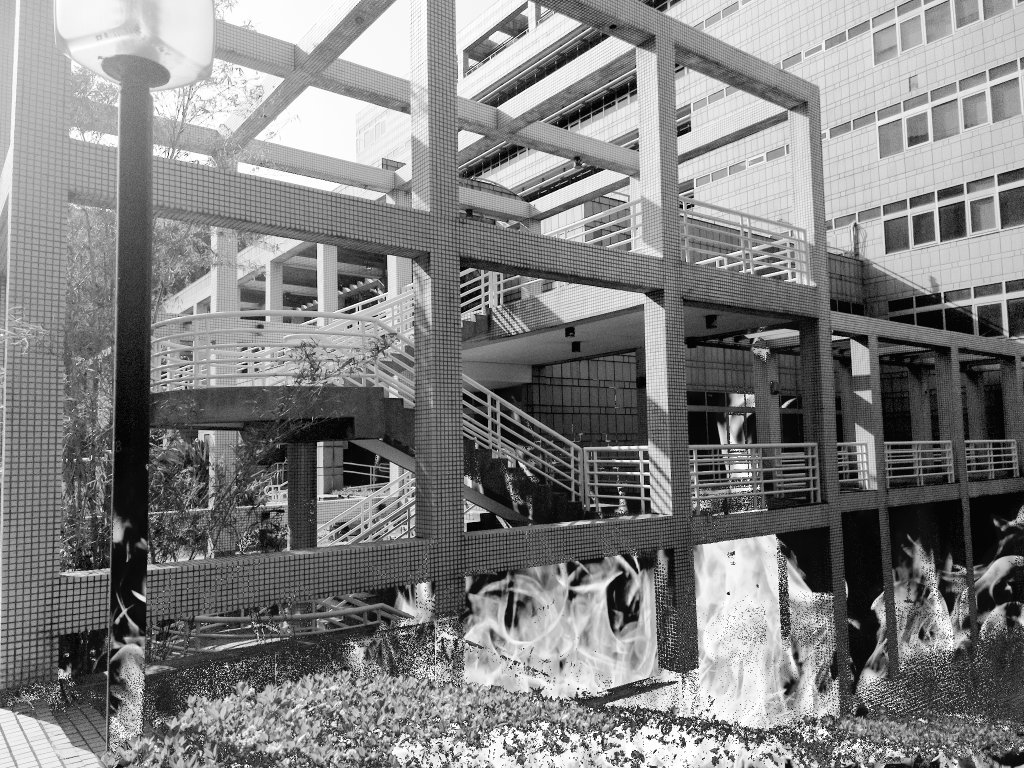
#> input picture Homeworks/HW2/Q2_GIMP/eqimage.png, 2048 x 1536 px, given in place of Q1_dark_2.tif, which was not available (shown at 1/2 size)
$ python q4_creative.py
#> lines starting #> are read from the running program, lines starting #| are printed output that depends on the picture; after the words box and inside, x2 and y2 are one past the last pixel; in counts of white or black regions, pixels touching at a corner belong together; pictures that were not available may be replaced by others from this repository, and a replacement may not be noted
import cv2
import numpy as np
import matplotlib.pyplot as plt

# 1. Configuration
OUTPUT_DIR = "../Q4_Creative_Edit"
PATH_IMAGE = "../Q1_Base_Images/Q1_dark_2.tif"
PATH_NEW = "../Q4_Creative_Edit/fire.jpg"

def apply_power_law(image, gamma):
    """Applies power-law transformation to correct contrast."""
    img_normalized = image / 255.0
    img_transformed = np.power(img_normalized, gamma)
    return np.clip(img_transformed * 255, 0, 255).astype(np.uint8)

# 2. Load images
img_ori = cv2.imread(PATH_IMAGE)
#> img_ori is the input picture: shape (1536, 2048, 3); min 5, max 255, mean 128.8
img_new = cv2.imread(PATH_NEW)
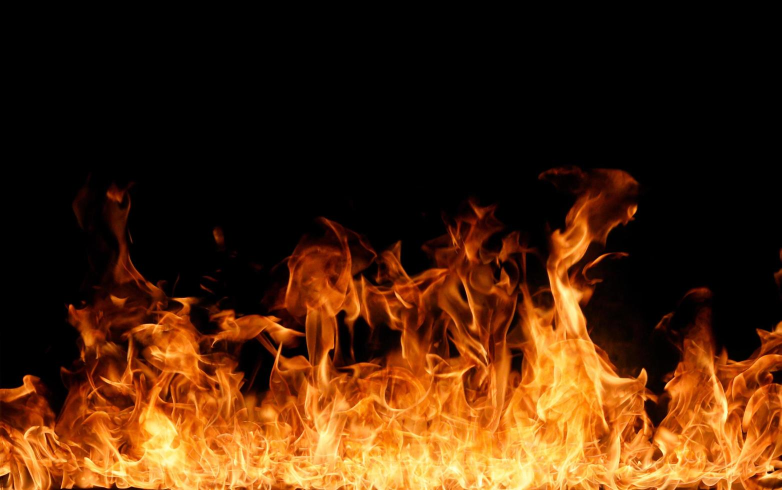
#> input picture Homeworks/HW1/Q4_Creative_Edit/fire.jpg, 1563 x 980 px (shown at 1/2 size)
#> img_new is the input picture: shape (980, 1563, 3); mean B, G, R 11.4, 38.1, 73

if img_ori is None or img_new is None:
    raise FileNotFoundError("Check your image paths! Make sure both foreground and background exist.")

# Resize fire background to match foreground
h, w = img_ori.shape[:2]
#> h = 1536; w = 2048
img_fitnew = cv2.resize(img_new, (w, h))
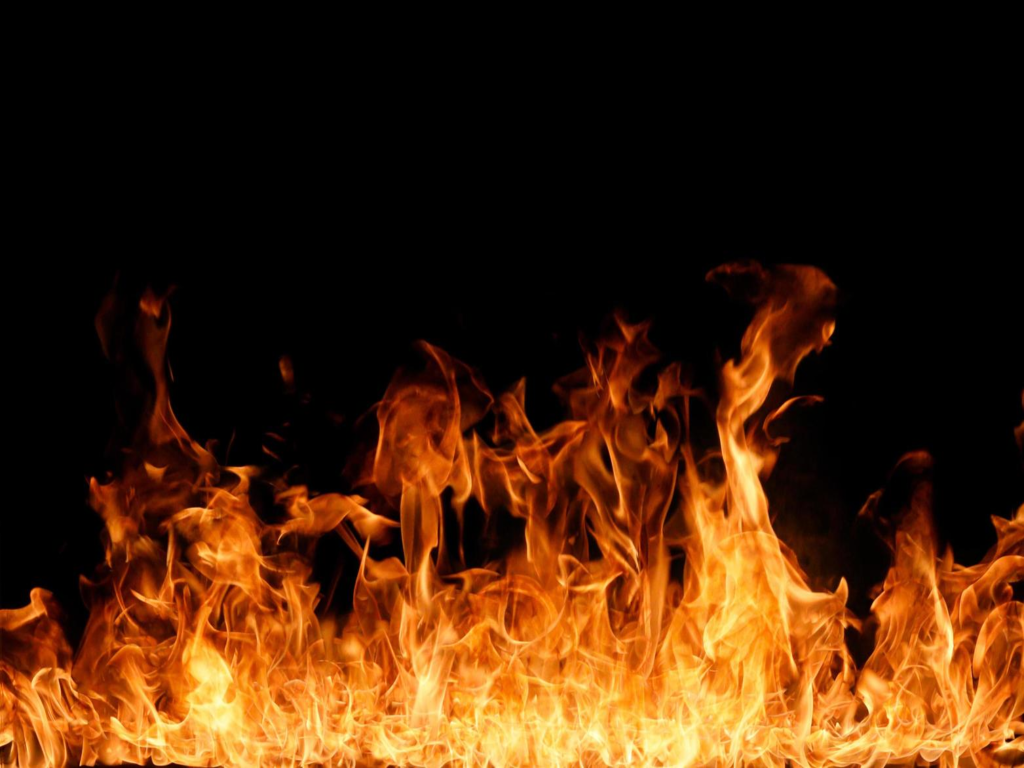
#> img_fitnew: shape (1536, 2048, 3) (shown at 1/2 size); mean B, G, R 11.3, 38.1, 73

# 3. Apply Power-Law to fix the dark image (Gamma < 1 brightens it)
img_fixed = apply_power_law(img_ori, gamma=0.4)

# 4. Create the Mask from the FIXED image
gray_fixed = cv2.cvtColor(img_fixed, cv2.COLOR_BGR2GRAY)

# Because the image is now brighter, we raise the threshold to ~80 to catch the shadows
_, mask_bright = cv2.threshold(gray_fixed, 80, 255, cv2.THRESH_BINARY)
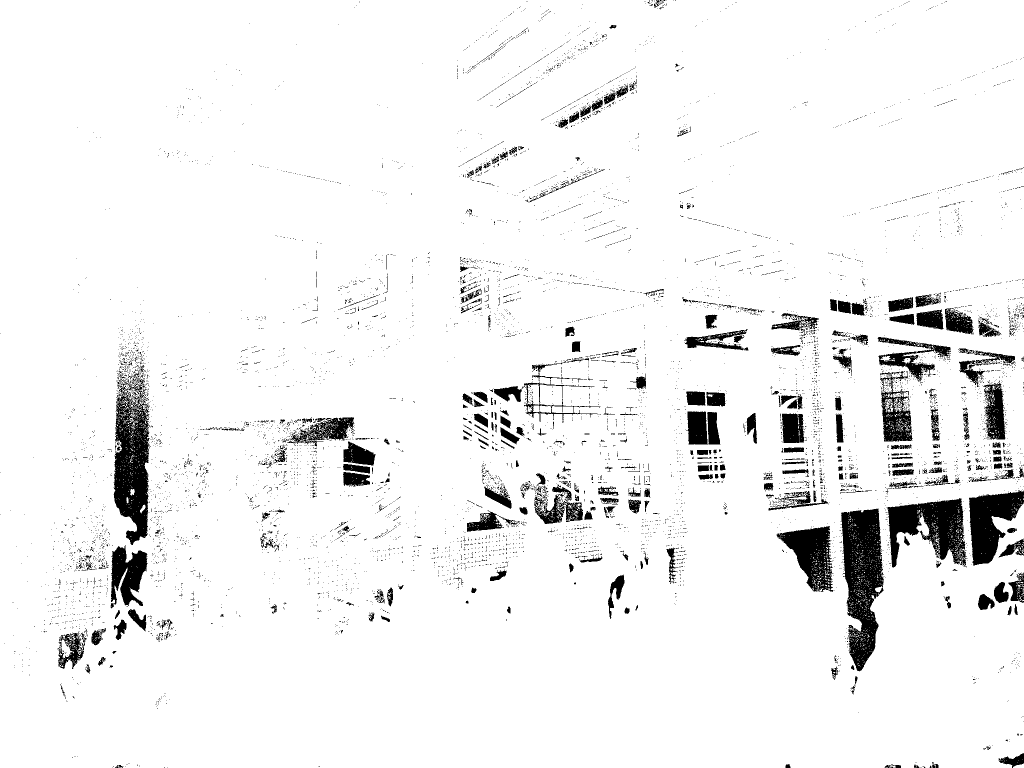
#> mask_bright: shape (1536, 2048) (shown at 1/2 size); 94.3% white; 8178 black regions (7797 under 20 px), largest, box (x1, y1, x2, y2) and area: (1681, 1017, 1768, 1343) 17694, (227, 730, 302, 1090) 15680, (1774, 996, 1935, 1135) 11982
mask_dark = cv2.bitwise_not(mask_bright)
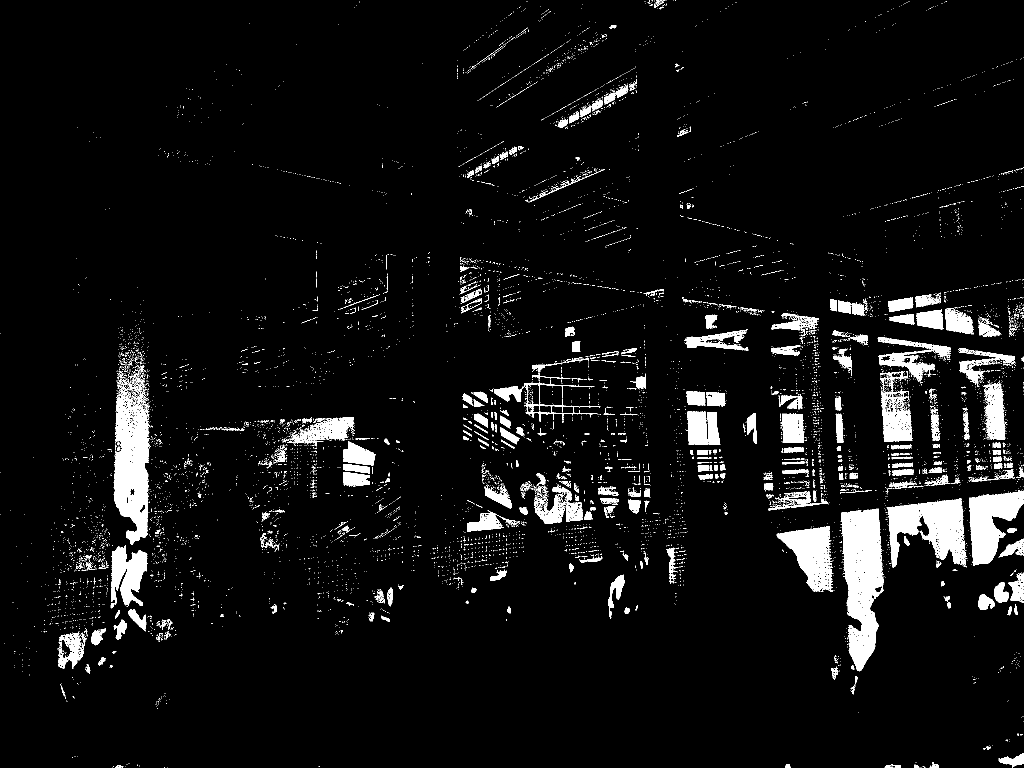
#> mask_dark: shape (1536, 2048) (shown at 1/2 size); 5.7% white; 8178 white regions (7797 under 20 px), largest, box (x1, y1, x2, y2) and area: (1681, 1017, 1768, 1343) 17694, (227, 730, 302, 1090) 15680, (1774, 996, 1935, 1135) 11982

# 5. Composite the Images
# Extract the building from the FIXED (brightened) image
fixed_extracted = cv2.bitwise_and(img_fixed, img_fixed, mask=mask_bright)
# Extract the fire using the dark mask
new_extracted = cv2.bitwise_and(img_fitnew, img_fitnew, mask=mask_dark)
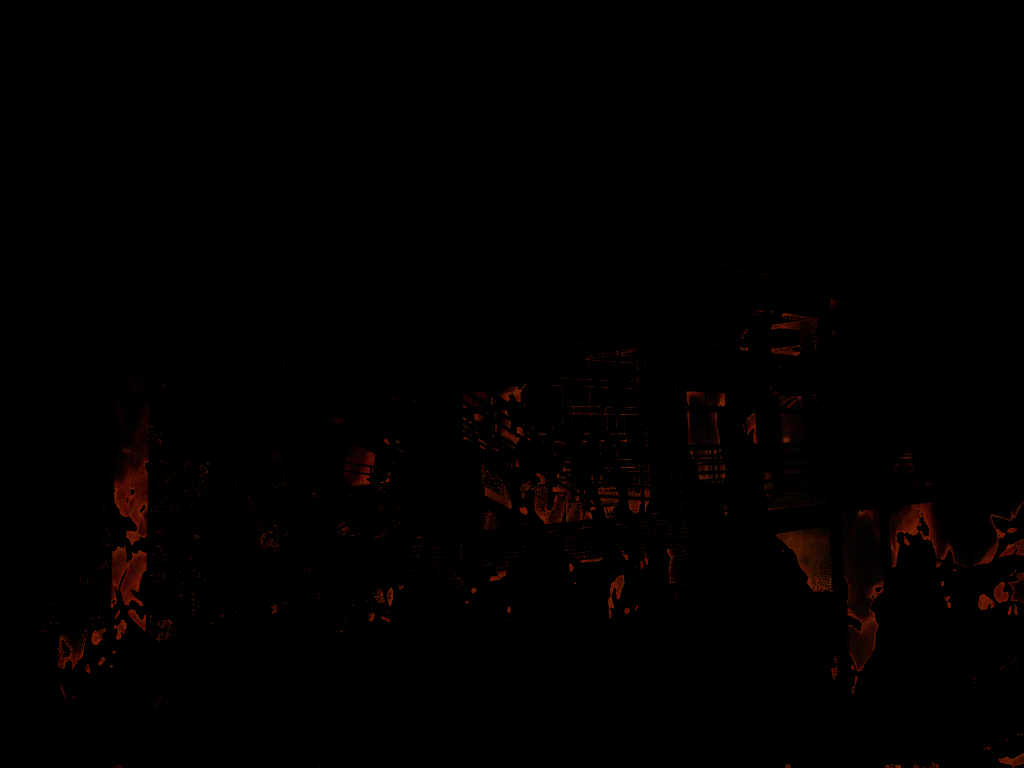
#> new_extracted: shape (1536, 2048, 3) (shown at 1/2 size); mean B, G, R 0.1, 0.4, 1.8

# Add them together for the final composite
final_composite = cv2.add(fixed_extracted, new_extracted)
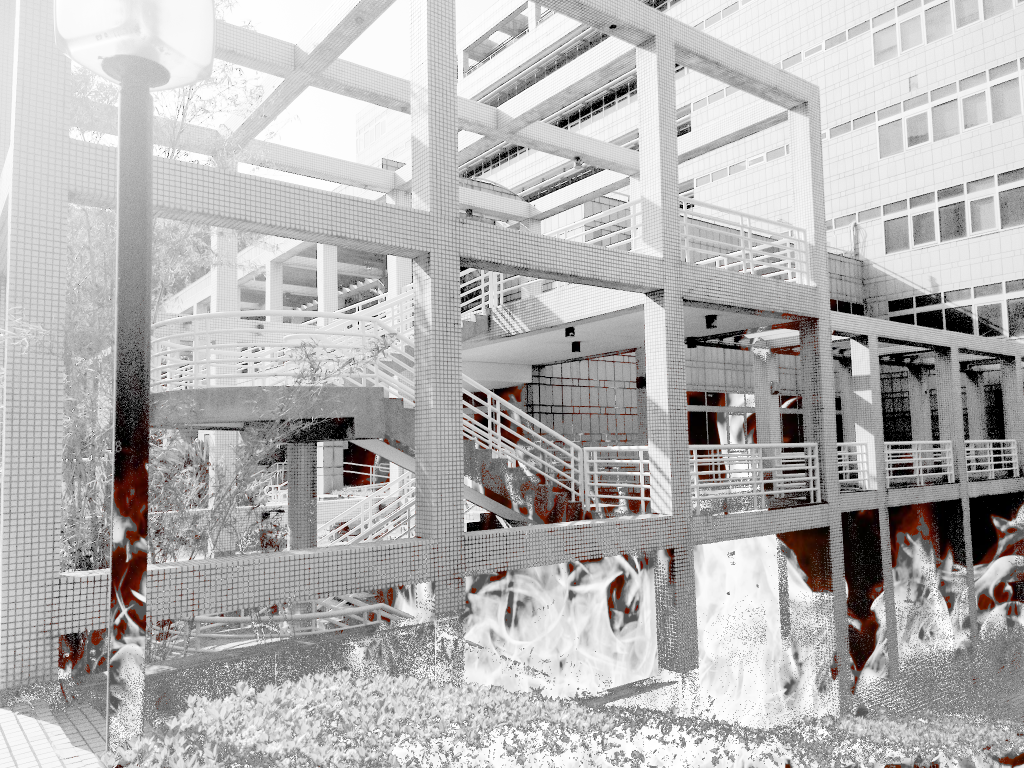
#> final_composite: shape (1536, 2048, 3) (shown at 1/2 size); mean B, G, R 179.4, 179.7, 181.1

# 6. Save and Display
cv2.imwrite(f"{OUTPUT_DIR}/Q4_final_edit.png", final_composite)

# Convert to RGB for matplotlib display
final_rgb = cv2.cvtColor(final_composite, cv2.COLOR_BGR2RGB)
ori_rgb = cv2.cvtColor(img_ori, cv2.COLOR_BGR2RGB)
fixed_rgb = cv2.cvtColor(img_fixed, cv2.COLOR_BGR2RGB)

# Create a 1x3 plot to show the whole pipeline!
fig, axs = plt.subplots(1, 3, figsize=(20, 8))
fig.suptitle('Question 4: Power-law Correction + Shadow Fire Matting', fontsize=16)

axs[0].imshow(ori_rgb)
axs[0].set_title("1. Original Dark Image")
axs[0].axis('off')

axs[1].imshow(fixed_rgb)
axs[1].set_title("2. Power-law Fixed (Gamma=0.4)")
axs[1].axis('off')

axs[2].imshow(final_rgb)
axs[2].set_title("3. Final Fire Composite")
axs[2].axis('off')

plt.tight_layout()
plt.savefig(f"{OUTPUT_DIR}/Q4_Creative_Plot.png", dpi=300)
plt.show()
